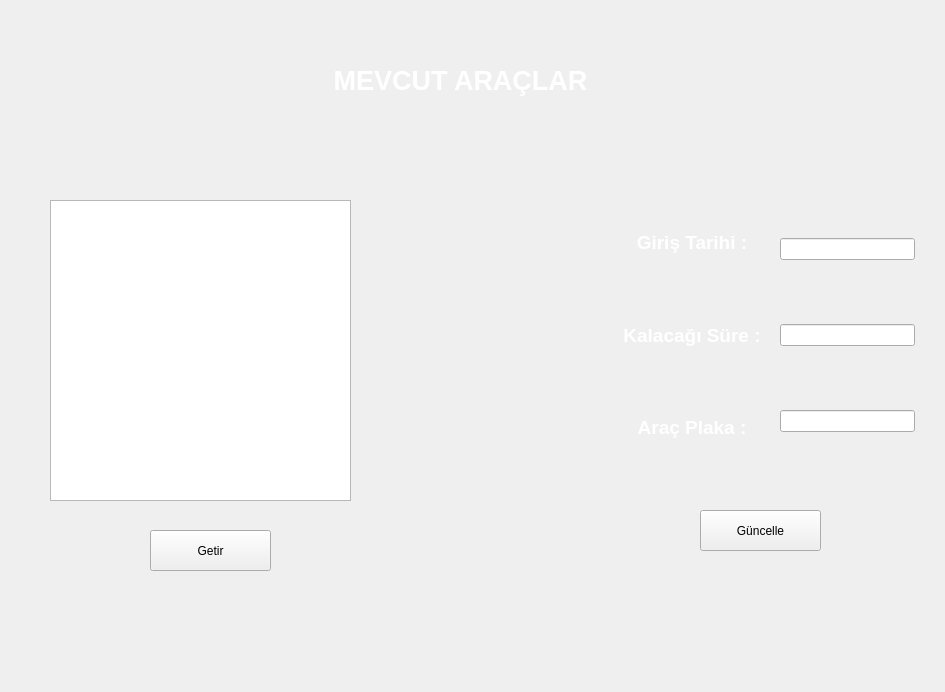
<?xml version="1.0" encoding="UTF-8"?>
<ui version="4.0">
 <class>Form</class>
 <widget class="QWidget" name="Form">
  <property name="geometry">
   <rect>
    <x>0</x>
    <y>0</y>
    <width>945</width>
    <height>692</height>
   </rect>
  </property>
  <property name="windowTitle">
   <string>Form</string>
  </property>
  <widget class="QLabel" name="label">
   <property name="geometry">
    <rect>
     <x>-40</x>
     <y>-60</y>
     <width>1041</width>
     <height>771</height>
    </rect>
   </property>
   <property name="text">
    <string/>
   </property>
   <property name="pixmap">
    <pixmap>desktop-wallpaper-logo-full-backgrounds-logo-ferrari.jpg</pixmap>
   </property>
   <property name="scaledContents">
    <bool>true</bool>
   </property>
  </widget>
  <widget class="QPushButton" name="aracgetir">
   <property name="geometry">
    <rect>
     <x>150</x>
     <y>530</y>
     <width>121</width>
     <height>41</height>
    </rect>
   </property>
   <property name="text">
    <string>Getir</string>
   </property>
  </widget>
  <widget class="QTableWidget" name="mevcutaraclar">
   <property name="geometry">
    <rect>
     <x>50</x>
     <y>200</y>
     <width>301</width>
     <height>301</height>
    </rect>
   </property>
   <property name="dragEnabled">
    <bool>false</bool>
   </property>
  </widget>
  <widget class="QPushButton" name="aracguncelle">
   <property name="geometry">
    <rect>
     <x>700</x>
     <y>510</y>
     <width>121</width>
     <height>41</height>
    </rect>
   </property>
   <property name="text">
    <string>Güncelle</string>
   </property>
  </widget>
  <widget class="QLabel" name="label_6">
   <property name="geometry">
    <rect>
     <x>140</x>
     <y>50</y>
     <width>641</width>
     <height>61</height>
    </rect>
   </property>
   <property name="text">
    <string>&lt;html&gt;&lt;head/&gt;&lt;body&gt;&lt;p align=&quot;center&quot;&gt;&lt;span style=&quot; font-size:20pt; font-weight:600; color:#ffffff;&quot;&gt;MEVCUT ARAÇLAR&lt;/span&gt;&lt;/p&gt;&lt;/body&gt;&lt;/html&gt;</string>
   </property>
  </widget>
  <widget class="QWidget" name="layoutWidget">
   <property name="geometry">
    <rect>
     <x>620</x>
     <y>200</y>
     <width>144</width>
     <height>271</height>
    </rect>
   </property>
   <layout class="QVBoxLayout" name="verticalLayout">
    <item>
     <widget class="QLabel" name="label_2">
      <property name="text">
       <string>&lt;html&gt;&lt;head/&gt;&lt;body&gt;&lt;p align=&quot;center&quot;&gt;&lt;span style=&quot; font-size:14pt; font-weight:600; color:#ffffff;&quot;&gt;Giriş Tarihi :&lt;/span&gt;&lt;/p&gt;&lt;/body&gt;&lt;/html&gt;</string>
      </property>
     </widget>
    </item>
    <item>
     <widget class="QLabel" name="label_4">
      <property name="text">
       <string>&lt;html&gt;&lt;head/&gt;&lt;body&gt;&lt;p align=&quot;center&quot;&gt;&lt;span style=&quot; font-size:14pt; font-weight:600; color:#ffffff;&quot;&gt;Kalacağı Süre :&lt;/span&gt;&lt;/p&gt;&lt;/body&gt;&lt;/html&gt;</string>
      </property>
     </widget>
    </item>
    <item>
     <widget class="QLabel" name="label_5">
      <property name="text">
       <string>&lt;html&gt;&lt;head/&gt;&lt;body&gt;&lt;p align=&quot;center&quot;&gt;&lt;span style=&quot; font-size:14pt; font-weight:600; color:#ffffff;&quot;&gt;Araç Plaka :&lt;/span&gt;&lt;/p&gt;&lt;/body&gt;&lt;/html&gt;</string>
      </property>
     </widget>
    </item>
   </layout>
  </widget>
  <widget class="QWidget" name="layoutWidget">
   <property name="geometry">
    <rect>
     <x>780</x>
     <y>180</y>
     <width>135</width>
     <height>311</height>
    </rect>
   </property>
   <layout class="QVBoxLayout" name="verticalLayout_2">
    <item>
     <widget class="QLineEdit" name="giristarih"/>
    </item>
    <item>
     <widget class="QLineEdit" name="kalacagisure"/>
    </item>
    <item>
     <widget class="QLineEdit" name="aracplaka"/>
    </item>
   </layout>
  </widget>
 </widget>
 <resources/>
 <connections/>
</ui>
